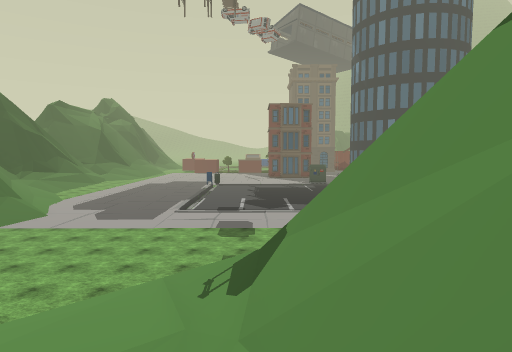
View 1 (above)

24 first-person views from a walk through a Unity game level. The camera is 1.3 m above the floor, tilts 4° down and sees 75° across. Doors are open. The floor is counted in squares, 2 m on a side. Each view is taken from the middle of a square. On the plan, view 1 faces up. The plan holds only what a view shows up to about 10 squares ahead; the rest is blank. The place goes on beyond the plan. The player character is not drawn. Some surface patterns are stand-ins.

View 2
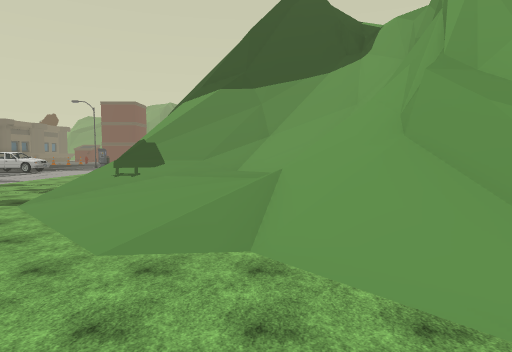

View 3
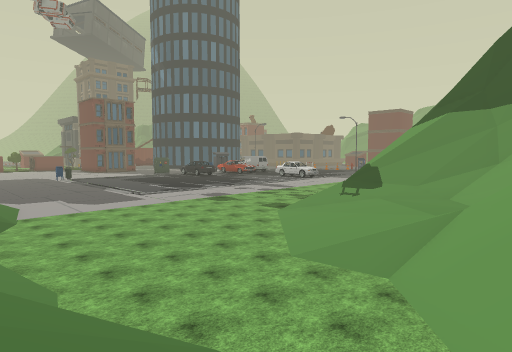

View 4
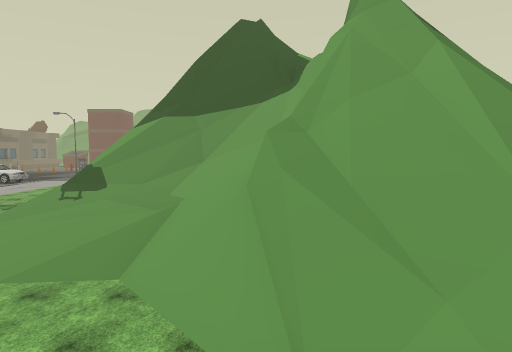

View 5
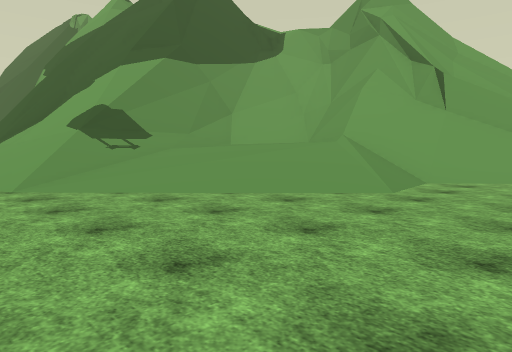

View 6
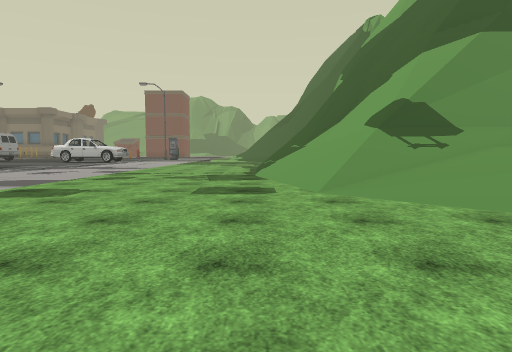

View 7
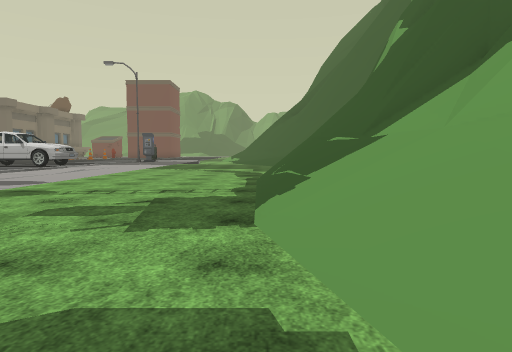

View 8
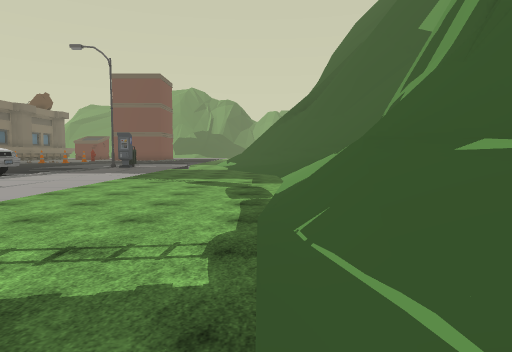

View 9
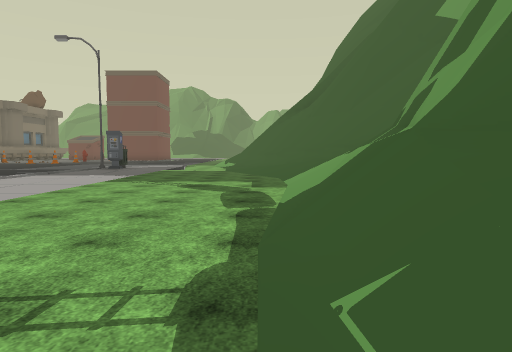

View 10
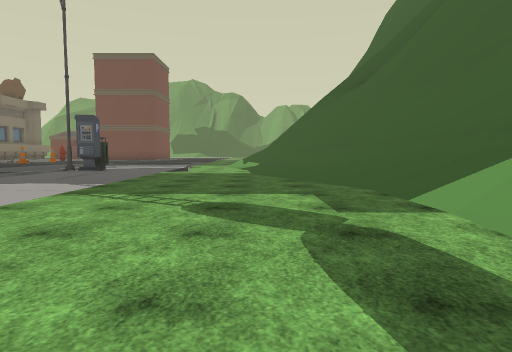

View 11
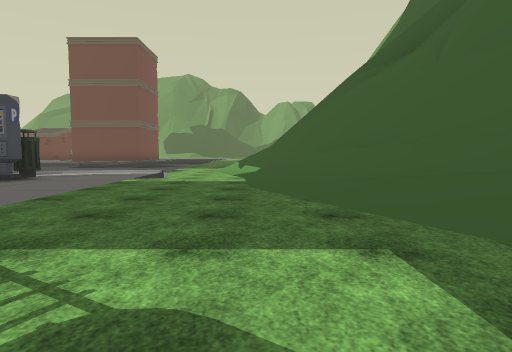

View 12
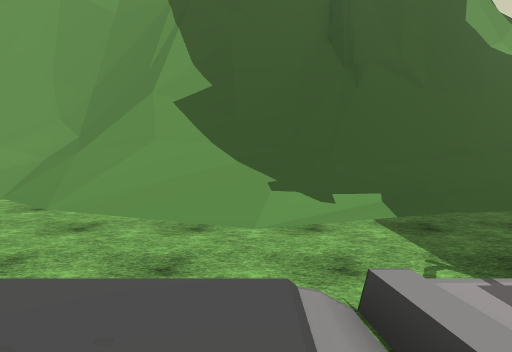

View 13
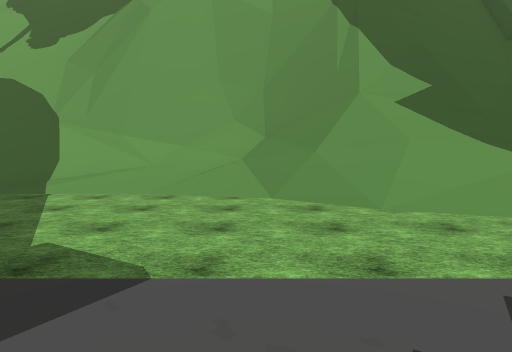

View 14
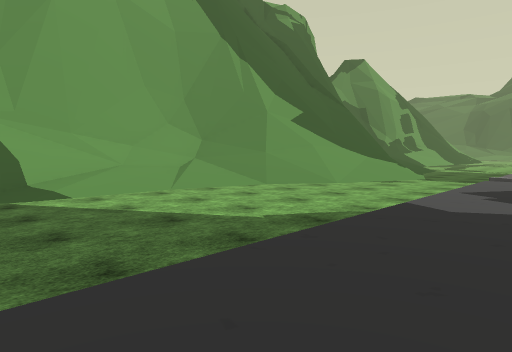

View 15
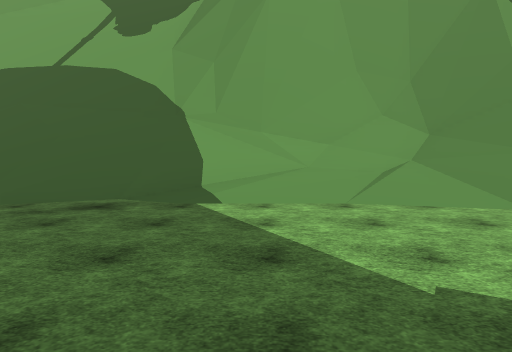

View 16
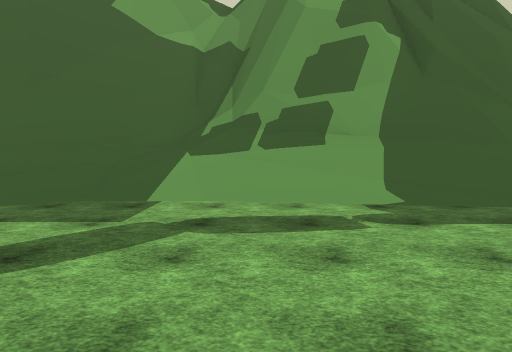

View 17
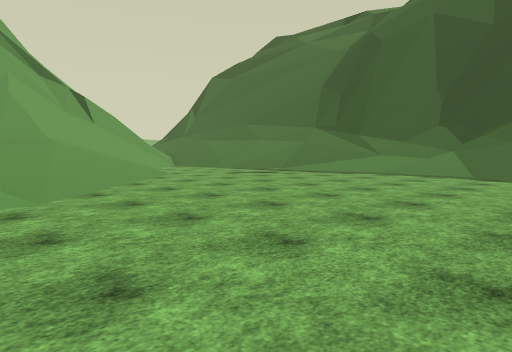

View 18
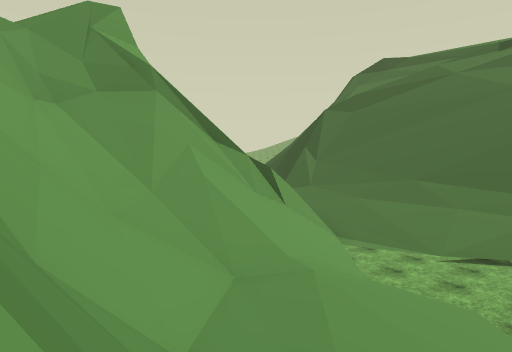

View 19
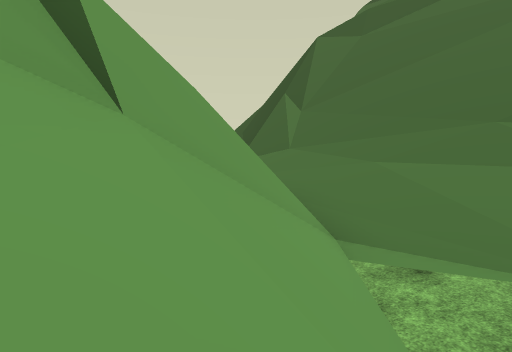

View 20
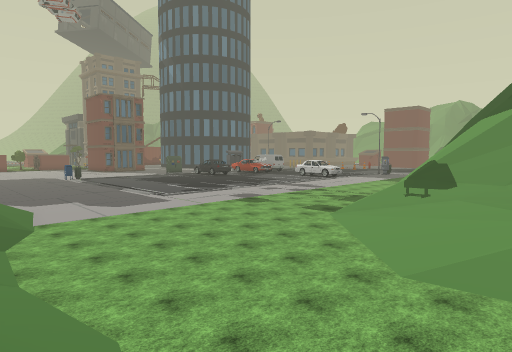

View 21
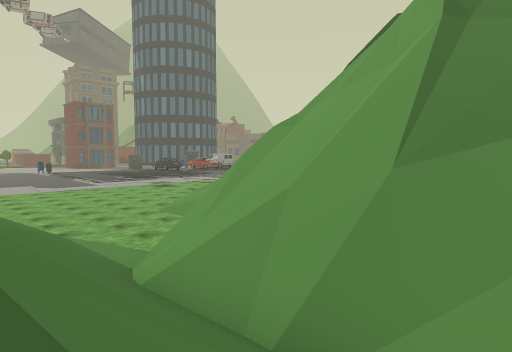

View 22
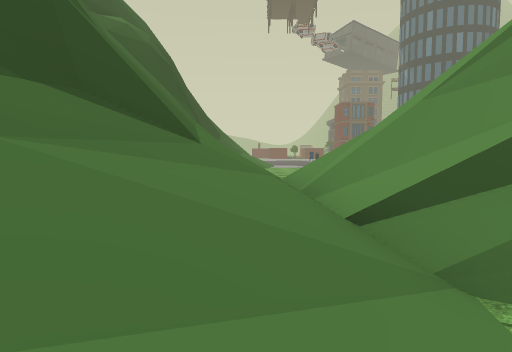

View 23
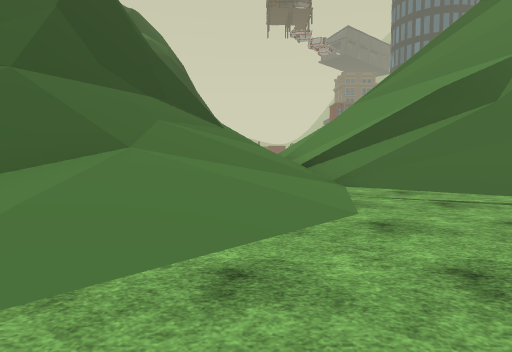

View 24
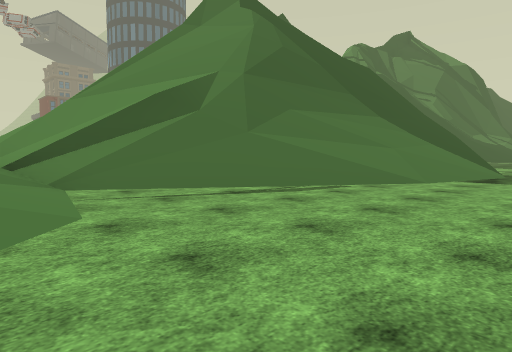

### Floor plan
Key: @ floor where view 1 was taken; # wall or solid block; x gap in a wall; . main floor; : floor 0.75 m higher than the main floor; + floor 6.75 m higher than the main floor; / step, stairs or slope; = window, fence, low wall or low ledge; ^ raised ledge; v drop or lower ground; O other object.
Columns run from 10 left of view 1 to 28 right of it. Each row starts with its distance up from view 1.
 12  //:                      O:::   ::::::
 11  //::    ::::::::::::::::::::::::::::::
 10  //....................................
  9 //..........................///........
  8 //....................../////////......
  7 //.........///////..../////#///////....
  6 //......//////=^/////////###//#///////=
  5 //.....//////##^^#/////=#^=v//=####////
  4 //....////=//#^  ^^#//^^^ =#^^^ ^^^^^^^
  3 /=.../////=v=^#^   ^^#^   ^^^    vvvv#=
  2 //.../////==###    ^^^               #/
  1 ///..//////^#      ^^                 =
  0 ///.//////@^
 -1 ////=v#=/==^
 -2 //////##^##^
 -3 ///////#v##
 -4 =/////=#
 -5 =//////=
 -6 ///////=vx
 -7 ///=======+
 -8 ///./////#=x
 -9 ///..///////=
-10 //.....////==
-11 /......../..
-12  .....

Where each view was taken, in squares from view 1:
view 1: 0 up, 0 right, facing up
view 2: 1 up, 9 left, facing right
view 3: 1 down, 10 left, facing up-right
view 4: 1 down, 10 left, facing right
view 5: 7 up, 7 left, facing down-right
view 6: 7 up, 6 left, facing right
view 7: 7 up, 1 left, facing right
view 8: 7 up, 2 right, facing right
view 9: 7 up, 3 right, facing right
view 10: 8 up, 7 right, facing right
view 11: 8 up, 10 right, facing right
view 12: 12 up, 19 right, facing down
view 13: 12 up, 23 right, facing down
view 14: 12 up, 28 right, facing down-left
view 15: 11 up, 26 right, facing down
view 16: 11 up, 9 right, facing down
view 17: 10 up, 1 left, facing down-left
view 18: 4 up, 1 right, facing down-left
view 19: 1 up, 4 left, facing down-left
view 20: 1 up, 10 left, facing up-right
view 21: 6 down, 10 left, facing up-right
view 22: 9 down, 9 left, facing up
view 23: 12 down, 9 left, facing up
view 24: 12 down, 9 left, facing up-right
